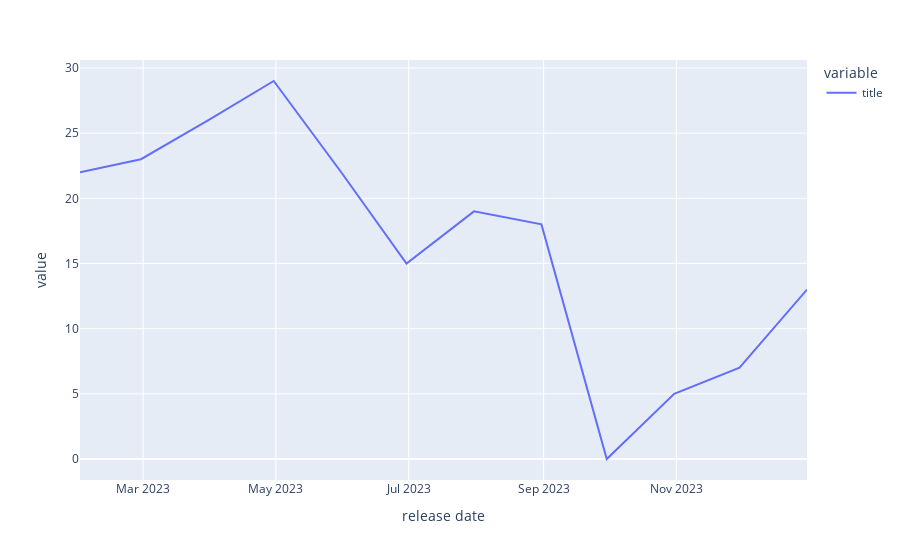

The code cell stored with this chart in its notebook:
### Code cell
px.line(data_frame=bivar)

### Figure 1 — Plotly figure (JSON) as saved in the notebook; plotly's stock layout.template omitted (floating-point values rounded to 4 significant figures)
{"data": [{"hovertemplate": "variable=title<br>release date=%{x}<br>value=%{y}<extra></extra>", "legendgroup": "title", "line": {"color": "#636efa", "dash": "solid"}, "marker": {"symbol": "circle"}, "mode": "lines", "name": "title", "orientation": "v", "showlegend": true, "type": "scatter", "x": ["2023-01-31T00:00:00", "2023-02-28T00:00:00", "2023-03-31T00:00:00", "2023-04-30T00:00:00", "2023-05-31T00:00:00", "2023-06-30T00:00:00", "2023-07-31T00:00:00", "2023-08-31T00:00:00", "2023-09-30T00:00:00", "2023-10-31T00:00:00", "2023-11-30T00:00:00", "2023-12-31T00:00:00"], "xaxis": "x", "y": [22, 23, 26, 29, 22, 15, 19, 18, 0, 5, 7, 13], "yaxis": "y"}], "layout": {"legend": {"title": {"text": "variable"}, "tracegroupgap": 0}, "margin": {"t": 60}, "xaxis": {"anchor": "y", "domain": [0, 1], "title": {"text": "release date"}}, "yaxis": {"anchor": "x", "domain": [0, 1], "title": {"text": "value"}}}}
